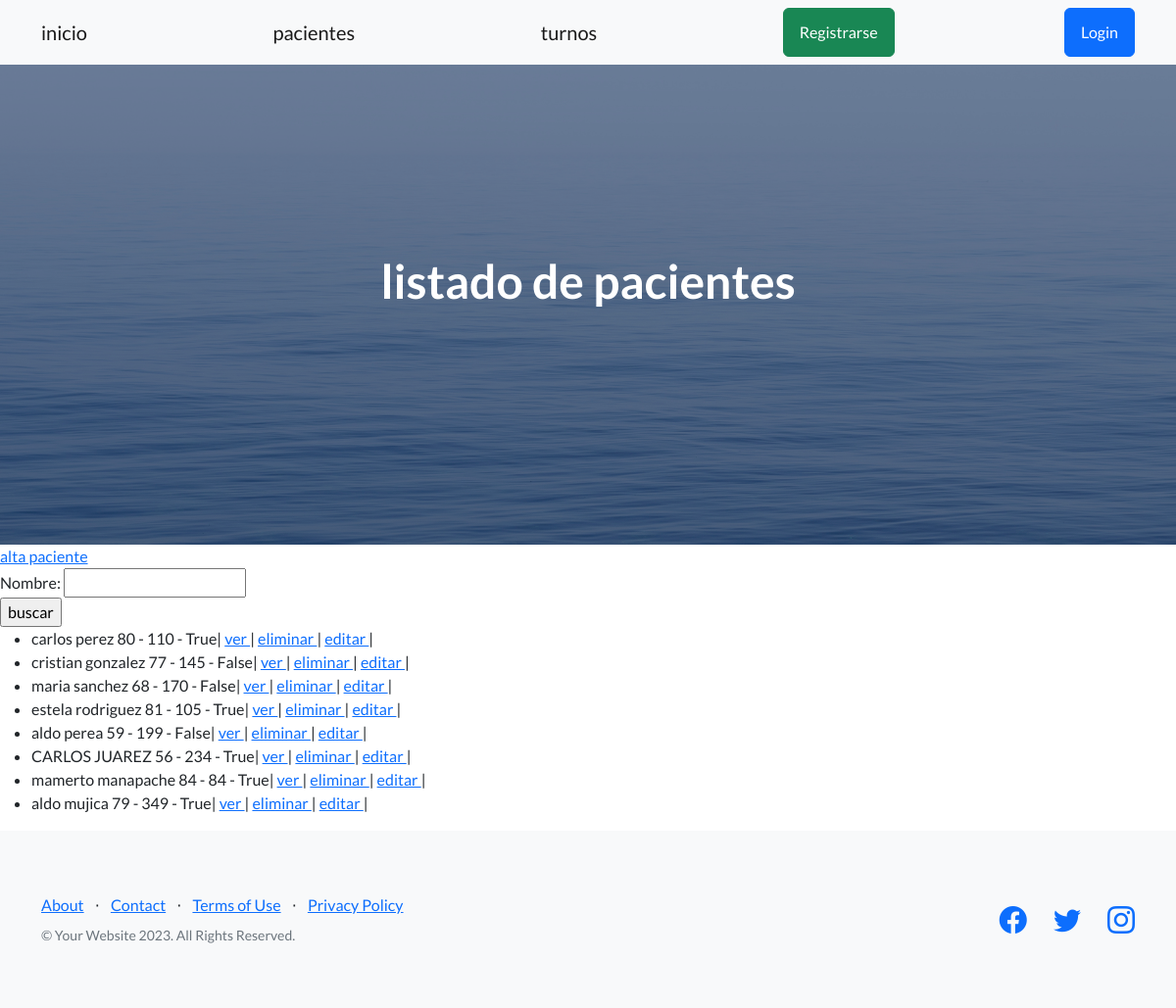
/pacientes/, run on an earlier commit of the app's database.
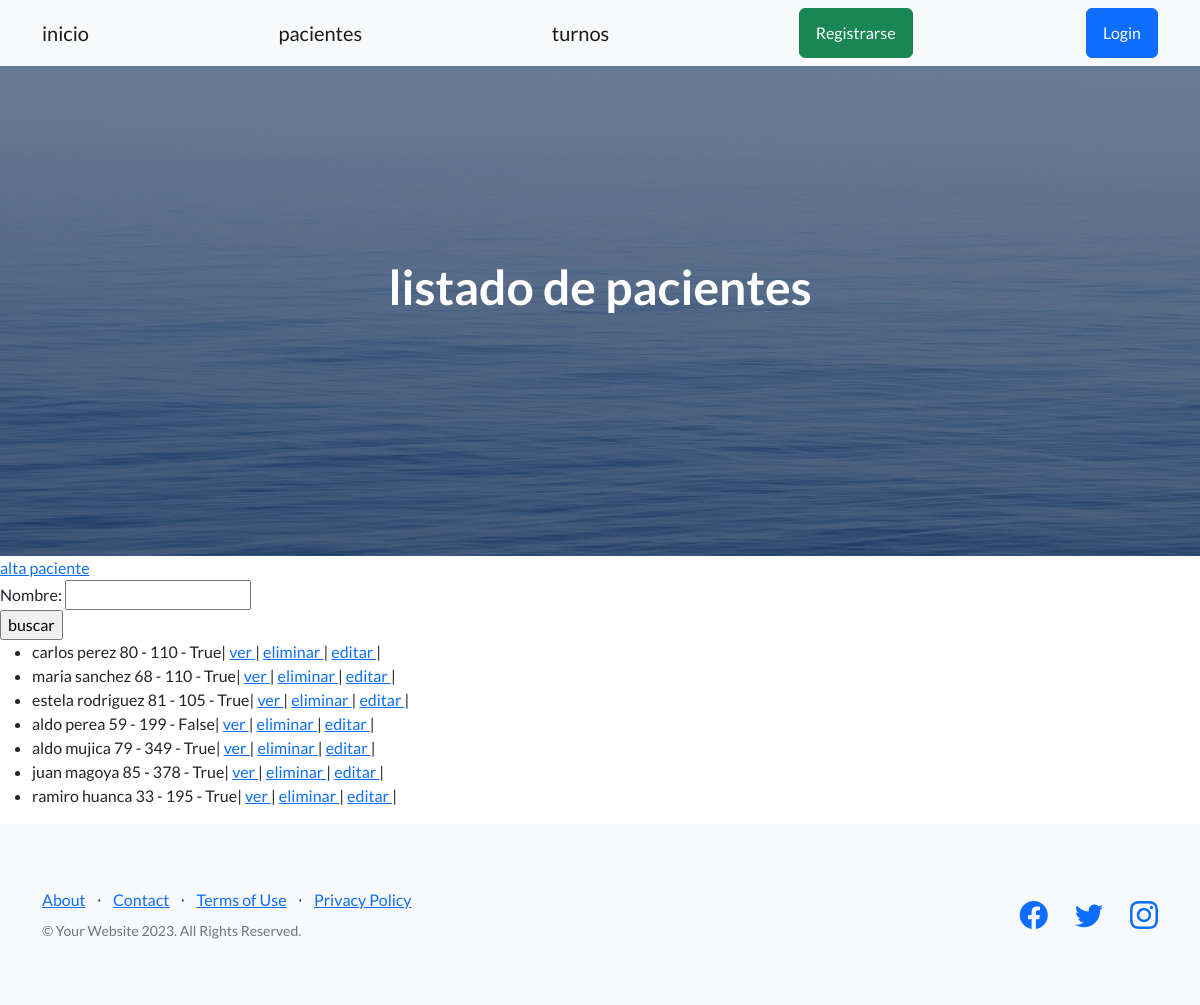
And on a later commit of the database.
### inicio/models.py (models this page shows)
class Paciente(models.Model):
    nombre = models.CharField(max_length=50)
    apellido = models.CharField(max_length=50)
    edad = models.IntegerField()
    glucemia = models.IntegerField()
    insulinoterapia = models.BooleanField(default=False)
    descripcion = RichTextField(null=True)
    imagen = models.ImageField(upload_to='pacientes', null=True, blank=True)
    def __str__(self):
        return f"{self.nombre} {self.apellido} {self.edad} - {self.glucemia} - {self.insulinoterapia}"

### inicio/views.py (the view)
# urls.py: path('pacientes/', pacientes, name='pacientes'),
def pacientes(request):
    pacientes = Paciente.objects.all()
    formulario = BusquedaPaciente(request.GET)
    if formulario.is_valid():
        nombre = formulario.cleaned_data.get('nombre')
        if nombre: pacientes = Paciente.objects.filter(nombre__icontains=nombre)
    return render(request, 'inicio/pacientes.html', {'pacientes': pacientes, 'formulario': formulario})

### inicio/forms.py
class BusquedaPaciente(forms.Form):
    nombre = forms.CharField(max_length=20, required=False)

### inicio/templates/inicio/pacientes.html (shortened to what this page needs)
{% extends "padre.html"%}
{% block h1_header %}
listado de pacientes
{% endblock h1_header %}
{% block main %}
<a href={% url "alta_paciente" %}>alta paciente</a>
    <form action={% url "pacientes" %}>
      {{formulario}}
      <input type="submit" value="buscar">
    {% if pacientes %}
    <ul>
        {%for pacientes in pacientes%}
          <li>{{pacientes}}|
            <a href={% url "ver_paciente" pacientes.id %}>ver </a> |
            <a href={% url "eliminar_paciente" pacientes.id %}>eliminar </a> |
            <a href={% url "editar_paciente" pacientes.id %}>editar </a>| </li>
        {% endfor %}
    </ul>
    {%else%}
    <p>No se encontraron pacientes cargados!</p>
    {%endif%}
{% endblock main %}

What changed in the data, as far as the page shows it:
removed Paciente: nombre+apellido+edad "cristian gonzalez 77 - 145 - False"
removed Paciente: nombre+apellido+edad "CARLOS JUAREZ 56 - 234 - True"
removed Paciente: nombre+apellido+edad "mamerto manapache 84 - 84 - True"
changed Paciente: nombre+apellido+edad "maria sanchez 68 - 170 - False" → "maria sanchez 68 - 110 - True"
added Paciente: nombre+apellido+edad "juan magoya 85 - 378 - True"
added Paciente: nombre+apellido+edad "ramiro huanca 33 - 195 - True"
